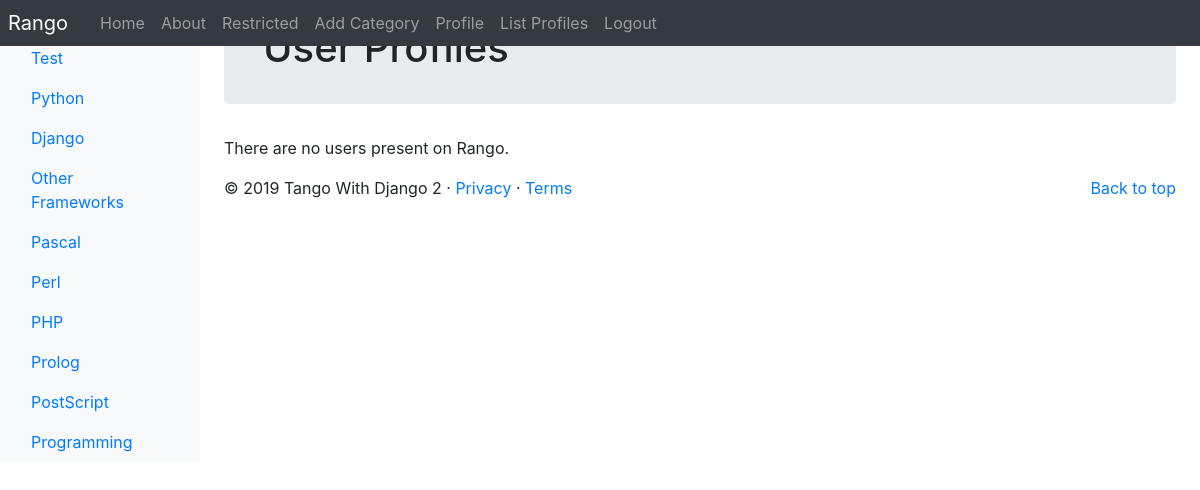
The page /rango/profiles/ (signed in) on the database its author committed.
### rango/models.py (models this page shows, shortened)
class Category(models.Model):
    NAME_MAX_LENGTH = 128
    name = models.CharField(max_length=NAME_MAX_LENGTH, unique=True)
    views = models.IntegerField(default=0)
    likes = models.IntegerField(default=0)
    slug = models.SlugField(unique=True)
    class Meta:
        verbose_name_plural = 'Categories'

### rango/views.py (the view)
# urls.py: path('profiles/', views.ListProfilesView.as_view(), name='list_profiles'),
class ListProfilesView(View):
    @method_decorator(login_required)
    def get(self, request):
        profiles = UserProfile.objects.all()
        return render(request,
                      'rango/list_profiles.html',
                      {'userprofile_list': profiles})

### rango/templatetags/rango_template_tags.py (called while the page is built)
@register.inclusion_tag('rango/categories.html')
def get_category_list(current_category=None):
    return {'categories': Category.objects.all(),
            'current_category': current_category}

### templates/rango/list_profiles.html (shortened to what this page needs)
{% extends 'rango/base.html' %}
{% load staticfiles %}
{% block body_block %}
    <div class="jumbotron p-4">
        <div class="container">
            <h1 class="jumotron-heading">User Profiles</h1>
        </div>
    </div>
    <div class="container">
        <div class="row">
            {% if userprofile_list %}
            <div class="panel-body">
                <div class="list-group">
                    {% for listuser in userprofile_list %}
                    <div class="list-group-item">
                        <h4 class="list-group-item-heading">
                            <a href="{% url 'rango:profile' listuser.user.username %}">
                                {% if listuser.picture %}
                                <img src="{{ MEDIA_URL }}{{ listuser.picture }}" width="64" height="64" />
                                {% else %}
                                <img src="https://lorempixel.com/64/64/people/" width="64" height="64" />
                                {% endif %}
                                {{ listuser.user.username }}
                            </a>
                        </h4>
                    </div>
                    {% endfor %}
                </div>
            </div>
            {% else %}
            <p>There are no users present on Rango.</p>
            {% endif %}
        </div>
    </div>
{% endblock %}

### templates/rango/categories.html (shortened to what this page needs)
<ul class="nav flex-column">
    {% if categories %}
        {% for c in categories %}
            {% if c == current_category %}
            <li class="nav-item"><a class="nav-link active" href="{% url 'rango:show_category' c.slug %}"><span data-feather="archive"></span>{{ c.name }}</a></li>
            {% else %}
            <li class="nav-item"><a class="nav-link" href="{% url 'rango:show_category' c.slug %}">{{ c.name }}</a></li>
            {% endif %}
        {% endfor %}
    {% else %}
        <li class="nav-item">There are no categories present.</li>
    {% endif %}
</ul>

### rows shown on the page
Category: name "Test"
Category: name "Python"
Category: name "Django"
Category: name "Other Frameworks"
Category: name "Pascal"
Category: name "Perl"
Category: name "PHP"
Category: name "Prolog"
Category: name "PostScript"
Category: name "Programming"
